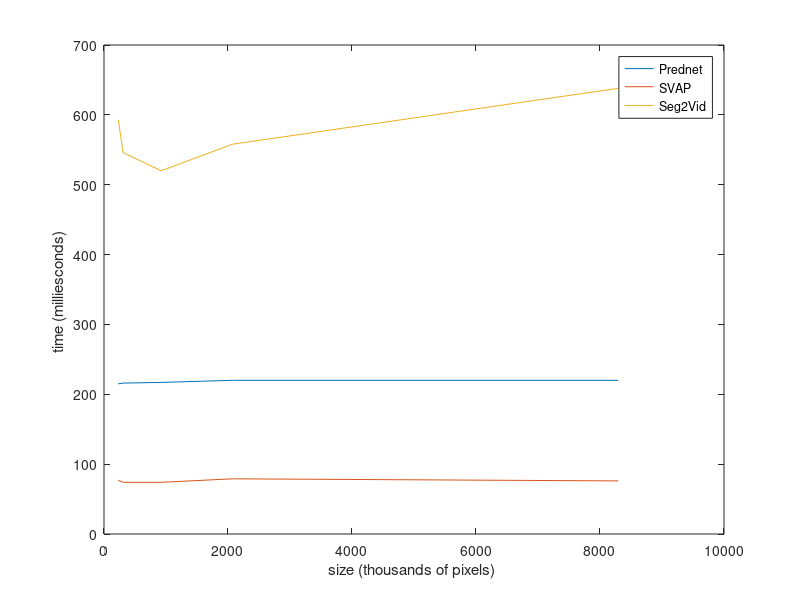

The MATLAB script that drew this image: (Note: a time limit stopped this script after it produced the figure.)
hf = figure()

x = [640*360, 640*480, 1280*720, 1920*1080, 3840*2160]
x = x/ 1000
y= [215, 216, 217, 220, 220]
plot(x,y)

xlabel("size (thousands of pixels) ")
ylabel("time (milliesconds) ")
hold on

x = [640*360, 640*480, 1280*720, 1920*1080, 3840*2160]
x = x/ 1000
y= [77, 74, 74, 79, 76]
plot(x,y)


x = [640*360, 640*480, 1280*720, 1920*1080, 3840*2160]
x = x/ 1000
y= [593, 546, 520, 558, 638]
plot(x,y)


legend("Prednet", "SVAP", "Seg2Vid")


print (hf, "plot1.pdf");	

for i =1:10000000
	x=1
endfor
